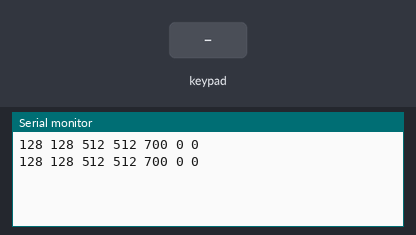
Bench run of a sketch on a simulated Arduino Uno, built with avr-gcc and run on an emulated ATmega328P. Parts: the last lines printed to the serial monitor. Inputs (shaded band) come from the test bench.

Above: at 1.8 s.
1.9 s: key 'U' pressed
At 2.8 s:
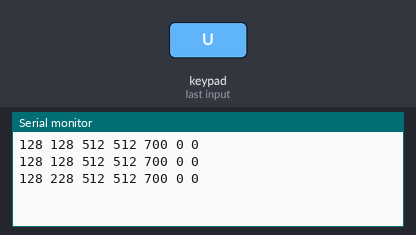
3.4 s: key 'D' pressed
At 4.8 s:
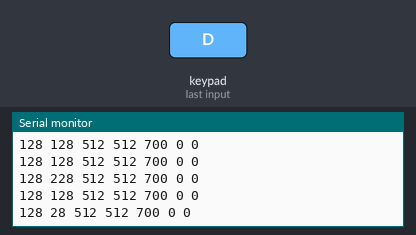
Timing chart, 0 to 6.4 s (numbered marks = the images above; inputs shaded):
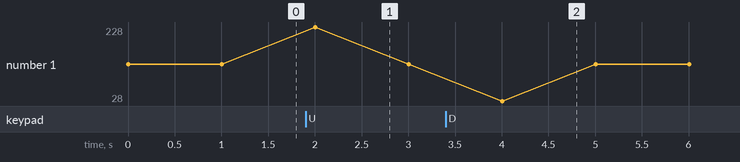

The sketch:

DramaLab_Nunchuk.ino
```cpp
/* DramaLab_Nunchuk:
 * Use a Nintendo Nunchuk controller with the Arduino using the
 * ArduinoNunchuk library.
 *
 * Wiring: Sensor --> Arduino
 *          -   --> GND
 *          +  --> 3,3V
 *          d  --> A4
 *          c   --> A5
 *
 * http://dramalab.unibz.it/
 * Max Stricker, 13.12.2014
 *
 */

#include <Wire.h>
#include <ArduinoNunchuk.h>

ArduinoNunchuk nunchuk = ArduinoNunchuk();

void setup()
{
  Serial.begin(9600);
  nunchuk.init();
}

void loop()
{
  nunchuk.update();
  Serial.print(nunchuk.analogX, DEC);
  Serial.print(' ');
  Serial.print(nunchuk.analogY, DEC);
  Serial.print(' ');
  Serial.print(nunchuk.accelX, DEC);
  Serial.print(' ');
  Serial.print(nunchuk.accelY, DEC);
  Serial.print(' ');
  Serial.print(nunchuk.accelZ, DEC);
  Serial.print(' ');
  Serial.print(nunchuk.zButton, DEC);
  Serial.print(' ');
  Serial.println(nunchuk.cButton, DEC);
  delay(1000);
}
```

Measured:
- after the input at 1.9 s, the serial monitor: prints a new line after 0.10 s (image 1)
- after the input at 3.4 s, the serial monitor: prints a new line after 0.61 s (image 2)
